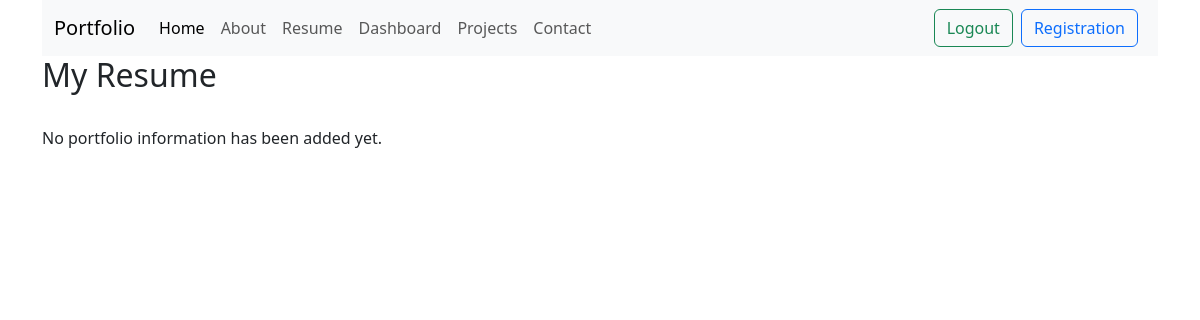
The page /resume/ on the database as committed earlier.
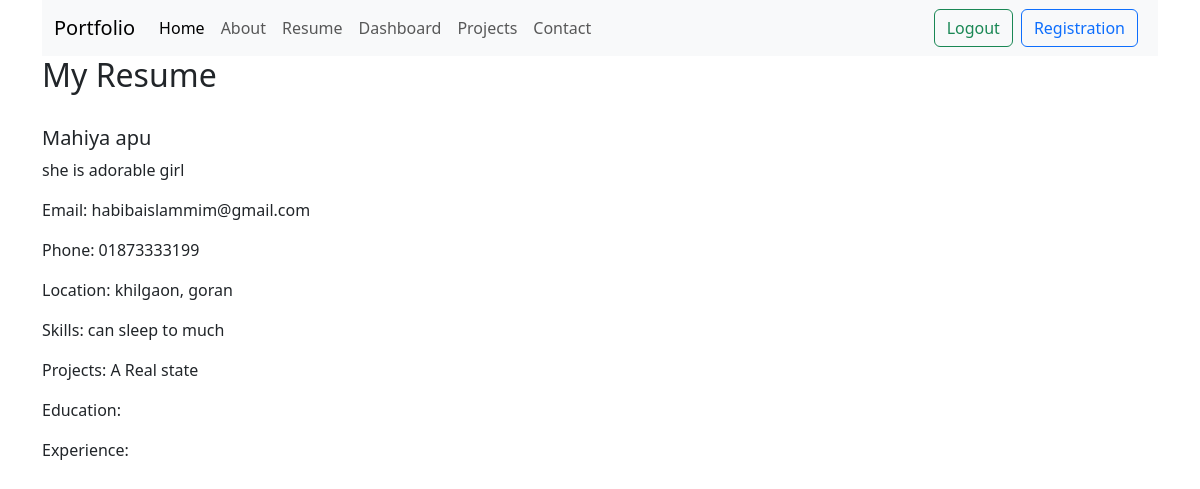
The same page on the database as committed later.
### Portfolio/models.py (models this page shows, shortened)
class Portfolio(models.Model):
    name=models.CharField(max_length=200)
    bio=models.CharField(max_length=200)
    email=models.CharField(max_length=25)
    phone=models.CharField(max_length=20)
    location=models.CharField(max_length=100)
    skills=models.CharField(max_length=200)
    projects=models.CharField(max_length=200)

### Portfolio/views.py (the view)
# urls.py: path('resume/', resume, name='resume'),
def resume(request):
    portfolio = Portfolio.objects.first()
    return render(request, 'resume.html', {
        'portfolio': portfolio
    })

### templates/resume.html
{% extends 'base.html'%}
{% block content %}
<h2>My Resume</h2><br>
{% if portfolio %}
    <h5>{{ portfolio.name }}</h5>
    <p>{{ portfolio.bio }}</p>
    <p>Email: {{ portfolio.email }}</p>
    <p>Phone: {{ portfolio.phone }}</p>
    <p>Location: {{ portfolio.location }}</p>
    <p>Skills: {{ portfolio.skills }}</p>
    <p>Projects: {{ portfolio.projects }}</p>
    <p>Education: {{ portfolio.education }}</p>
    <p>Experience: {{ portfolio.experience }}</p>
{% else %}
    <p>No portfolio information has been added yet.</p>
{% endif %}
{% endblock content %}

Rows that differ between the two databases and show on the page:
added Portfolio: name "Mahiya apu", bio "she is adorable girl", email "habibaislammim@gmail.com", phone "01873333199", location "khilgaon, goran", skills "can sleep to much", projects "A Real state"
Other text that changed with them:
text no longer shown: "No portfolio information has been added yet."
text now shown: "Email: Phone: Location: Skills: Projects: Education: Experience:"
